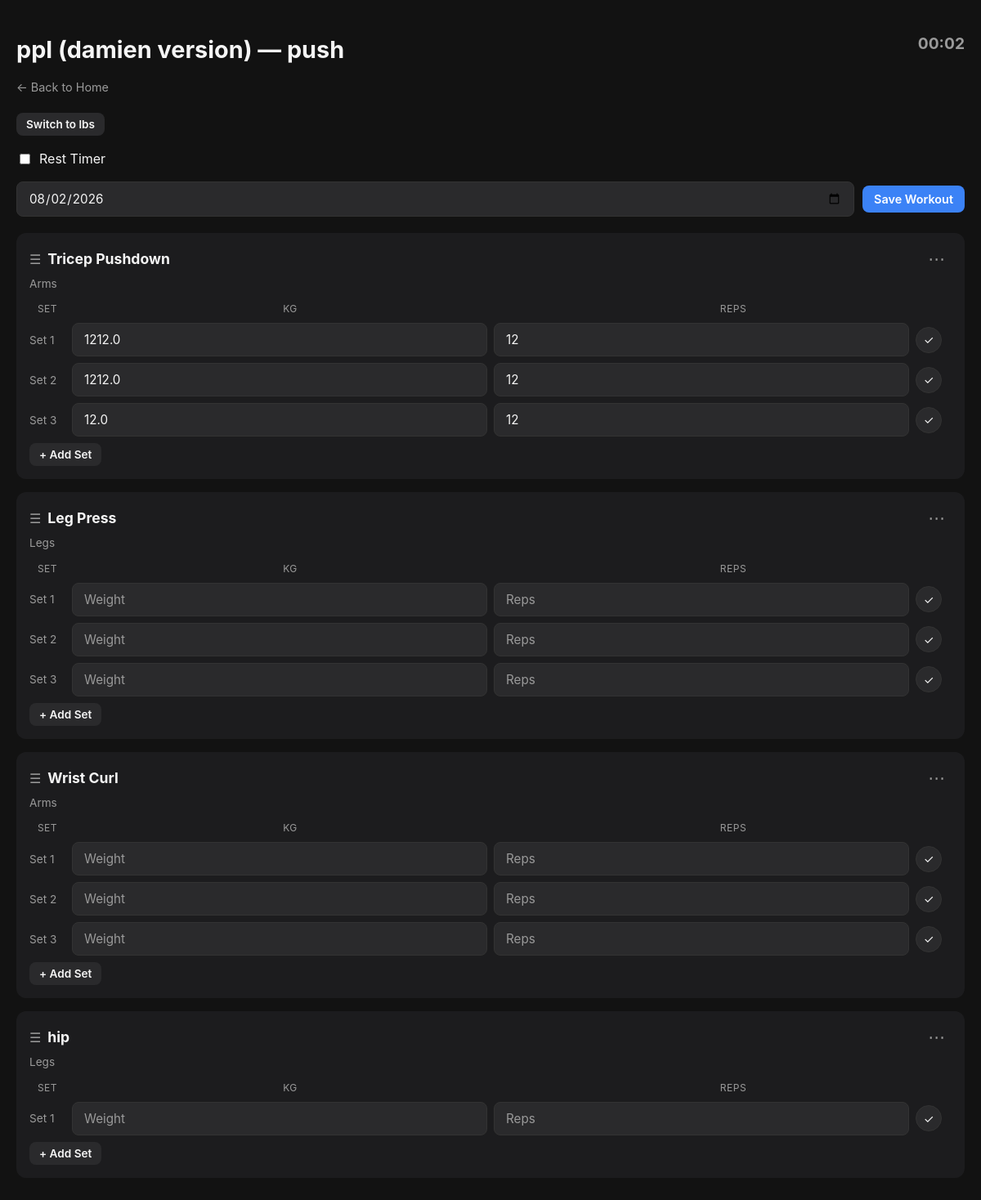
The app's page /log/1/1, older data.
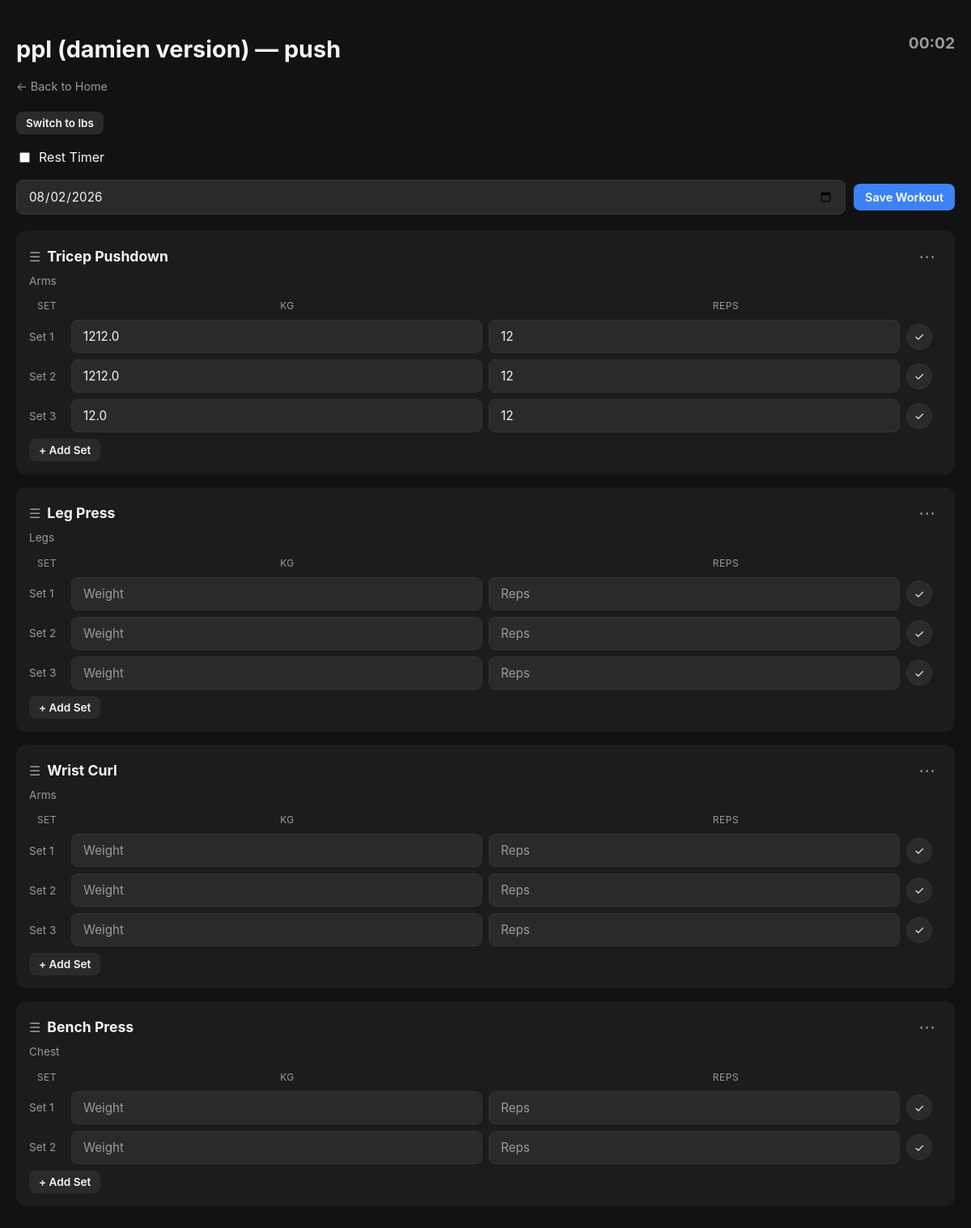
The same page, newer data.
### tables this page shows
CREATE TABLE sets (
            id INTEGER PRIMARY KEY AUTOINCREMENT,
            log_id INTEGER NOT NULL,
            set_number INTEGER NOT NULL,
            reps INTEGER NOT NULL,
            weight REAL NOT NULL,
            unit TEXT NOT NULL DEFAULT 'lbs',
            notes TEXT,
            created_at DATETIME DEFAULT CURRENT_TIMESTAMP,
            FOREIGN KEY (log_id) REFERENCES workout_logs(id)
        );

CREATE TABLE split_exercises (
            id INTEGER PRIMARY KEY AUTOINCREMENT,
            split_day_id INTEGER NOT NULL,
            exercise_id INTEGER NOT NULL,
            sets_count INTEGER NOT NULL DEFAULT 3, exercise_order INTEGER NOT NULL DEFAULT 0,
            FOREIGN KEY (split_day_id) REFERENCES split_days(id),
            FOREIGN KEY (exercise_id) REFERENCES exercises(id)
        );

CREATE TABLE exercises (
            id INTEGER PRIMARY KEY AUTOINCREMENT,
            name TEXT NOT NULL,
            muscle_group TEXT NOT NULL
        );

### app.py (the view)
@app.route("/log/<int:split_id>/<int:day_id>")
def log_day(split_id, day_id):
    conn = get_db()
    cursor = conn.cursor()
    cursor.execute("SELECT * FROM workout_splits WHERE id = ?", (split_id,))
    split = cursor.fetchone()
    cursor.execute("SELECT * FROM split_days WHERE id = ?", (day_id,))
    day = cursor.fetchone()
    cursor.execute("""
        SELECT exercises.*, split_exercises.sets_count,
            split_exercises.id as split_exercise_id FROM exercises
        JOIN split_exercises ON exercises.id = split_exercises.exercise_id
        WHERE split_exercises.split_day_id = ?
    """, (day_id,))
    exercises = cursor.fetchall()
    previous_data = {}
    last_unit = "lbs"
    cursor.execute("""
        SELECT * FROM supersets WHERE split_day_id = ?
    """, (day_id,))
    superset_rows = cursor.fetchall()
    supersets = {row["exercise_id_1"]: row["exercise_id_2"] for row in superset_rows}
    superset_is_custom = {row["exercise_id_1"]: row["is_custom_superset"] for row in superset_rows}
    for exercise in exercises:
        cursor.execute("""
            SELECT workout_logs.id, workout_logs.date
            FROM workout_logs
            WHERE workout_logs.exercise_id = ?
            ORDER BY workout_logs.date DESC
            LIMIT 1
        """, (exercise["id"],))
        last_log = cursor.fetchone()
        if last_log:
            cursor.execute("""
                SELECT set_number, weight, reps, unit
                FROM sets
                WHERE log_id = ?
                ORDER BY set_number
            """, (last_log["id"],))
            sets = cursor.fetchall()
            previous_data[exercise["id"]] = {
                "date": last_log["date"],
                "sets": sets
            }
            if sets:
                last_unit = sets[0]["unit"]
    conn.close()
    return render_template("log_day.html", split=split, day=day, exercises=exercises, previous_data=previous_data, last_unit=last_unit, supersets=supersets, superset_is_custom=superset_is_custom)

### app.py (called while the page is built)
def get_db():
    conn = sqlite3.connect(DB_PATH)
    conn.row_factory = sqlite3.Row
    return conn

### templates/log_day.html (shortened to what the changed rows need)
<!DOCTYPE html>
<html lang="en">
<head>
    <link rel="stylesheet" href="{{ url_for('static', filename='style.css') }}">
</head>
<body>
    <div class="page-header-row">
        <h1>{{ split.name }} — {{ day.day_name }}</h1>
    </div>
    <div class="control-bar">
        <button type="button" class="btn btn-secondary btn-sm" onclick="toggleUnit()">Switch to {{ "lbs" if last_unit == "kg" else "kg" }}</button>
    </div>
    <form action="/log/{{ split.id }}/{{ day.id }}" method="POST">
        {% set all_exercise_ids = exercises | map(attribute='id') | list %}
        <div id="sortable-exercises" data-split-id="{{ split.id }}">
        {% for exercise in exercises %}
            {% if exercise.id not in supersets.values() %}
            <div id="exercise-block-{{ exercise.id }}" class="exercise-block" data-split-exercise-id="{{ exercise.split_exercise_id }}">
                <div class="exercise-block-header">
                    <span class="drag-handle">☰</span>
                    <h3>{{ exercise.name }}</h3>
                    <button type="button" class="exercise-menu-btn" onclick="openMenu({{ exercise.id }}, '{{ exercise.name }}', {{ exercise.split_exercise_id }}, {{ all_exercise_ids | tojson }})">⋯</button>
                </div>
                <p class="exercise-muscle-group">{{ exercise.muscle_group }}</p>
                <div class="set-header">
                    <span>Set</span>
                    <span class="unit-header">{{ last_unit }}</span>
                    <span>Reps</span>
                </div>
                <div id="sets-{{ exercise.id }}">
                        {% for i in range(1, exercise.sets_count + 1) %}
                            <div class="set-row">
                                <label class="set-label">Set {{ i }}</label>
                                {% if previous_data[exercise.id] and previous_data[exercise.id]["sets"]|length >= i %}
                                    <input type="number"
                                        class="text-input set-input weight-input"
                                        name="weight_{{ exercise.id }}_{{ i }}"
                                        value="{{ previous_data[exercise.id]['sets'][i-1]['weight'] }}"
                                        placeholder="Weight"
                                        step="any">
                                    <input type="number"
                                        class="text-input set-input-sm"
                                        name="reps_{{ exercise.id }}_{{ i }}"
                                        value="{{ previous_data[exercise.id]['sets'][i-1]['reps'] }}"
                                        placeholder="Reps">
                                {% else %}
                                    <input type="number"
                                        class="text-input set-input weight-input"
                                        name="weight_{{ exercise.id }}_{{ i }}"
                                        placeholder="Weight"
                                        step="any">
                                    <input type="number"
                                        class="text-input set-input-sm"
                                        name="reps_{{ exercise.id }}_{{ i }}"
                                        placeholder="Reps">
                                {% endif %}
                                <button type="button" class="set-done-btn" onclick="markSetDone(this)">✓</button>
                            </div>
                        {% endfor %}
                    </div>
                <button type="button" class="btn btn-secondary btn-sm" onclick="addSet({{ exercise.id }}, {{ exercise.sets_count }})">+ Add Set</button>
            </div>
    {% endif %}
        {% endfor %}
        </div>
    </form>
</body>
</html>

Row changes from the older to the newer data that the page shows:
removed split_exercises: name "hip", muscle_group "Legs", i "1", sets_count 1 (drawn)
added split_exercises: name "Bench Press", muscle_group "Chest", i "1" "2", sets_count 2 (drawn)
